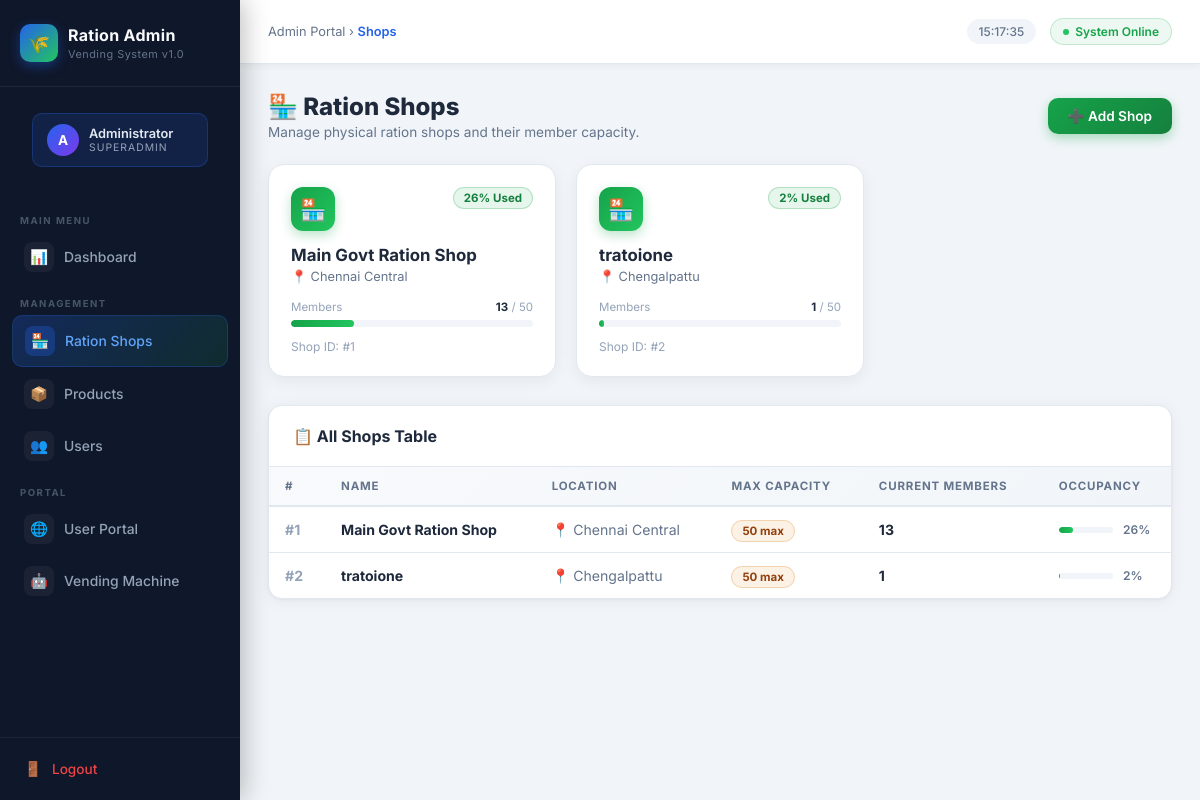
The app's page /admin/shops (signed in) with its own data.
### models.py (models this page shows)
class Shop(db.Model):
    __tablename__ = 'shop'
    id = db.Column(db.Integer, primary_key=True)
    name = db.Column(db.String(100), nullable=False)
    location = db.Column(db.String(255))
    max_members = db.Column(db.Integer, default=50)
    users = db.relationship('User', backref='shop', lazy=True)

### admin_routes.py (the view)
@admin_bp.route('/shops')
@admin_required
def shops():
    all_shops = Shop.query.all()
    return render_template('admin/shops.html', shops=all_shops)

### admin_routes.py (called while the page is built)
def admin_required(f):
    from functools import wraps
    @wraps(f)
    @login_required
    def decorated_function(*args, **kwargs):
        if not current_user.is_admin:
            flash('Admin access required.', 'error')
            return redirect(url_for('main.dashboard'))
        return f(*args, **kwargs)
    return decorated_function

### templates/admin/shops.html (shortened to what this page needs)
{% extends "admin/layout.html" %}
{% block breadcrumb %}Shops{% endblock %}
{% block content %}
<div class="page-heading">
    <div>
        <h1>🏪 Ration Shops</h1>
        <p>Manage physical ration shops and their member capacity.</p>
    </div>
    <a href="{{ url_for('admin.add_shop') }}" class="btn-green">➕ Add Shop</a>
</div>
<div style="display:grid;grid-template-columns:repeat(auto-fill,minmax(280px,1fr));gap:20px;margin-bottom:28px;">
    {% for s in shops %}
    {% set fill_pct = (s.users|length / s.max_members * 100)|int %}
    <div style="background:#fff;border-radius:16px;padding:22px;border:1px solid #e2e8f0;box-shadow:0 4px 16px rgba(0,0,0,0.06);transition:box-shadow 0.2s,transform 0.2s;" onmouseover="this.style.boxShadow='0 8px 28px rgba(0,0,0,0.12)';this.style.transform='translateY(-2px)'" onmouseout="this.style.boxShadow='0 4px 16px rgba(0,0,0,0.06)';this.style.transform='none'">
        <div style="display:flex;justify-content:space-between;align-items:flex-start;margin-bottom:14px;">
            <div style="width:44px;height:44px;background:linear-gradient(135deg,#16a34a,#22c55e);border-radius:12px;display:flex;align-items:center;justify-content:center;font-size:1.3rem;box-shadow:0 4px 12px rgba(22,163,74,0.3);">🏪</div>
            {% if fill_pct >= 90 %}
            <span class="badge-inactive">Near Full</span>
            {% elif fill_pct >= 60 %}
            <span class="badge-warn">{{ fill_pct }}% Full</span>
            {% else %}
            <span class="badge-active">{{ fill_pct }}% Used</span>
            {% endif %}
        </div>
        <div style="font-size:1.05rem;font-weight:700;color:#1e293b;margin-bottom:4px;">{{ s.name }}</div>
        <div style="font-size:0.8rem;color:#64748b;margin-bottom:16px;">📍 {{ s.location }}</div>
        <div style="margin-bottom:12px;">
            <div style="display:flex;justify-content:space-between;font-size:0.72rem;color:#94a3b8;margin-bottom:6px;">
                <span>Members</span>
                <span><strong style="color:#1e293b;">{{ s.users|length }}</strong> / {{ s.max_members }}</span>
            </div>
            <div style="background:#f1f5f9;border-radius:20px;height:7px;overflow:hidden;">
                <div style="width:{{ fill_pct }}%;height:100%;border-radius:20px;background:linear-gradient(90deg,
                    {% if fill_pct >= 90 %}#dc2626,#ef4444
                    {% elif fill_pct >= 60 %}#d97706,#f59e0b
                    {% else %}#16a34a,#22c55e{% endif %});transition:width 0.5s;"></div>
            </div>
        </div>
        <div style="font-size:0.75rem;color:#94a3b8;">Shop ID: #{{ s.id }}</div>
    </div>
    {% endfor %}
</div>
{% if shops %}
<div class="a-card">
    <div class="a-card-header">
        <div class="a-card-title">📋 All Shops Table</div>
    </div>
    <div style="overflow-x:auto;">
        <table class="a-table">
            <thead>
                <tr>
                    <th>#</th>
                    <th>Name</th>
                    <th>Location</th>
                    <th>Max Capacity</th>
                    <th>Current Members</th>
                    <th>Occupancy</th>
                </tr>
            </thead>
            <tbody>
                {% for s in shops %}
                {% set fp = (s.users|length / s.max_members * 100)|int %}
                <tr>
                    <td><span style="font-weight:700;color:#94a3b8;">#{{ s.id }}</span></td>
                    <td><strong>{{ s.name }}</strong></td>
                    <td style="color:#64748b;">📍 {{ s.location }}</td>
                    <td><span class="badge-warn">{{ s.max_members }} max</span></td>
                    <td>
                        <div style="font-weight:700;color:#1e293b;">{{ s.users|length }}</div>
                    </td>
                    <td>
                        <div style="display:flex;align-items:center;gap:10px;">
                            <div style="flex:1;background:#f1f5f9;border-radius:20px;height:6px;overflow:hidden;">
                                <div style="width:{{ fp }}%;height:100%;border-radius:20px;background:linear-gradient(90deg,{% if fp >= 90 %}#dc2626,#ef4444{% elif fp >= 60 %}#d97706,#f59e0b{% else %}#16a34a,#22c55e{% endif %});"></div>
                            </div>
                            <span style="font-size:0.75rem;font-weight:600;color:#64748b;min-width:32px;">{{ fp }}%</span>
                        </div>
                    </td>
                </tr>
                {% endfor %}
            </tbody>
        </table>
    </div>
</div>
{% endif %}
{% endblock %}

### templates/admin/layout.html (style rules this page uses)
*, *::before, *::after { box-sizing: border-box; margin: 0; padding: 0; }
:root { --blue: #2563eb; --blue-light: #3b82f6; --blue-dark: #1d4ed8; --green: #16a34a; --green-light:#22c55e; --red: #dc2626; --red-light: #ef4444; --yellow: #d97706; --yellow-light:#f59e0b; --bg: #f1f5f9; --sidebar-bg: #0f172a; --sidebar-w: 240px; --card-bg: #ffffff; --text: #1e293b; --text-muted: #64748b; --border: #e2e8f0; --radius: 14px; }
body { font-family: 'Inter', sans-serif; background: var(--bg); color: var(--text); min-height: 100vh; display: flex; }
.a-card { background: var(--card-bg); border-radius: var(--radius); box-shadow: 0 2px 16px rgba(0,0,0,0.06), 0 1px 3px rgba(0,0,0,0.04); border: 1px solid var(--border); overflow: hidden; }
.a-card-header { display: flex; align-items: center; justify-content: space-between; padding: 20px 24px; border-bottom: 1px solid var(--border); }
.a-card-title { font-size: 1rem; font-weight: 700; color: var(--text); display: flex; align-items: center; gap: 8px; }
.a-table { width: 100%; border-collapse: collapse; }
.a-table thead tr { background: linear-gradient(135deg, #f8fafc, #f1f5f9); }
.a-table th { padding: 12px 16px; text-align: left; font-size: 0.72rem; font-weight: 700; color: var(--text-muted); text-transform: uppercase; letter-spacing: 0.8px; border-bottom: 2px solid var(--border); }
.a-table td { padding: 14px 16px; font-size: 0.88rem; border-bottom: 1px solid var(--border); color: var(--text); vertical-align: middle; }
.a-table tbody tr { transition: background 0.15s; }
.a-table tbody tr:last-child td { border-bottom: none; }
.btn-green { display: inline-flex; align-items: center; gap: 6px; background: linear-gradient(135deg, var(--green), #15803d); color: #fff; border: none; border-radius: 10px; padding: 10px 20px; font-size: 0.85rem; font-weight: 600; cursor: pointer; text-decoration: none; box-shadow: 0 4px 12px rgba(22,163,74,0.35); transition: all 0.2s ease; }
.badge-active { background: rgba(22,163,74,0.1); color: #15803d; border: 1px solid rgba(22,163,74,0.25); padding: 3px 10px; border-radius: 20px; font-size: 0.72rem; font-weight: 700; }
.badge-warn { background: rgba(217,119,6,0.1); color: #92400e; border: 1px solid rgba(217,119,6,0.25); padding: 3px 10px; border-radius: 20px; font-size: 0.72rem; font-weight: 700; }
.page-heading { display: flex; align-items: center; justify-content: space-between; margin-bottom: 24px; }
.page-heading h1 { font-size: 1.5rem; font-weight: 800; color: var(--text); }
.page-heading p { font-size: 0.85rem; color: var(--text-muted); margin-top: 3px; }

### records on screen
Shop: fill_pct "26", name "Main Govt Ration Shop", location "Chennai Central", users|length "13", max_members "50", id "1", fp "26"
Shop: id "2", name "tratoione", location "Chengalpattu", users|length "1", max_members "50"
